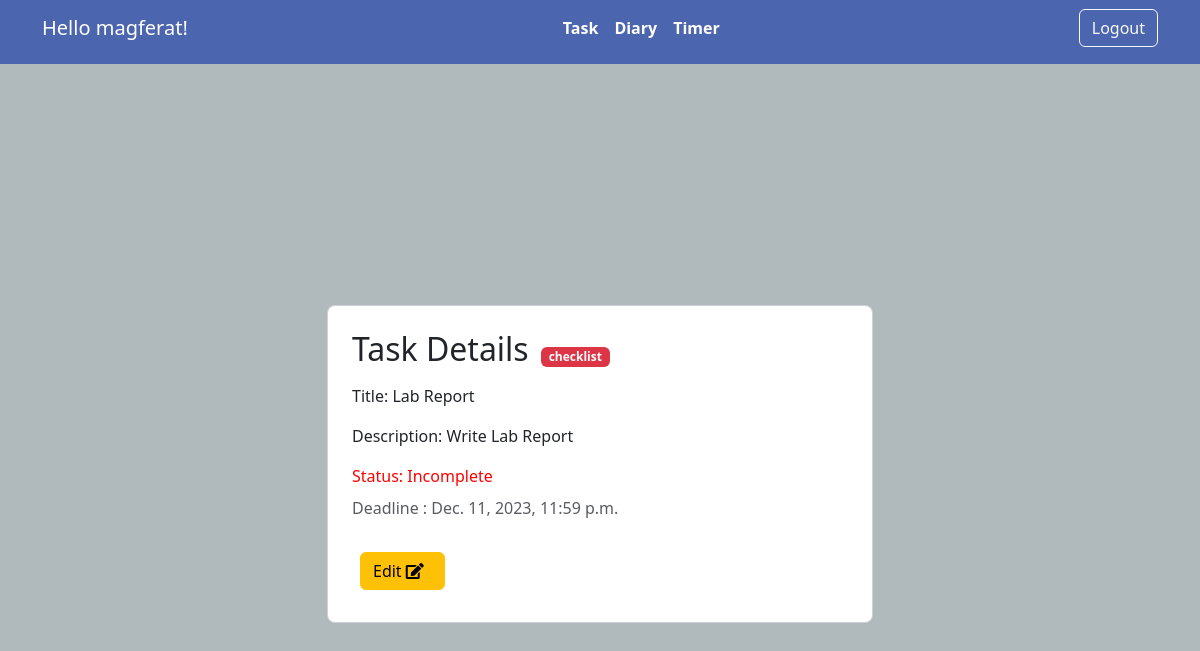
Page /task/33/ (signed in) on the committed database.
### base/models.py (models this page shows, shortened)
class MyTask(models.Model):
    userID = models.ForeignKey(User, on_delete=models.CASCADE)
    title = models.CharField(max_length=200)
    discription = models.TextField(null=True, blank=True)
    deadline = models.DateTimeField(null= True, blank= True)
    status = models.BooleanField(default=False)

### base/views.py (the view)
# urls.py: path('task/<int:pk>/', Task_Detail.as_view(), name='task'),
class Task_Detail(LoginRequiredMixin,DetailView):
      model = MyTask
      context_object_name = 'task'

### base/templates/base/mytask_detail.html (shortened to what this page needs)
<!DOCTYPE html>
<html lang="en">
<head>
    <link href="https://cdn.jsdelivr.net/npm/bootstrap@5.3.0/dist/css/bootstrap.min.css" rel="stylesheet">
    <link href="https://cdnjs.cloudflare.com/ajax/libs/font-awesome/5.15.4/css/all.min.css" rel="stylesheet">
</head>
<body>
    {% include 'base/navbar.html' %}
    <section class="vh-100" style="background-color: #b0babd;">
        <div class="container py-5 h-100">
            <div class="row d-flex justify-content-center align-items-center h-100">
                <div class="col col-lg-8 col-xl-6">
                    <div class="card rounded-3">
                        <div class="card-body p-4">
                            <p class="mb-2"><span class="h2 me-2">Task Details</span> <span
                                    class="badge bg-danger">checklist</span></p>
                            <ul class="list-group rounded-0">
                                <li class="list-group-item border-0 d-flex align-items-center ps-0">
                                    Title: {{ task.title }}
                                </li>
                                <li class="list-group-item border-0 d-flex align-items-center ps-0">
                                    Description: {{task.discription}}
                                </li>
                                {% if task.status %}
                                <li class="list-group-item border-0 d-flex align-items-center ps-0"
                                    style="color: green;">
                                    Status: Complete
                                </li>
                                {% else %}
                                <li class="list-group-item border-0 d-flex align-items-center ps-0" style="color: red;">
                                    Status: Incomplete
                                </li>
                                {% endif %}
                            </ul>
                            <li class="list-group-item border-0 d-flex align-items-center ps-0">
                                <p class="text-muted pb-2">Deadline : {{ task.deadline }}</p>
                            </li>
                            <li class="list-group-item border-0 d-flex align-items-center">
                                <a class="btn btn-warning custom-button m-2" href="{% url 'task-edit' task.id %}">
                                    Edit <i class="fas fa-edit me-2"></i></a>
                            </li>
                        </div>
                    </div>
                </div>
            </div>
        </div>
    </section>
</body>
</html>

### base/templates/base/navbar.html (shortened to what this page needs)
<!DOCTYPE html>
<html lang="en">
<head>
    <link href="https://cdn.jsdelivr.net/npm/bootstrap@5.3.0/dist/css/bootstrap.min.css" rel="stylesheet">
</head>
<body>
    <nav class="navbar navbar-expand-lg pb-3" style="background-color: #4c65af;">
        <div class="container">
            {% if request.user.is_authenticated %}
            <a class="navbar-brand" href="#" style="color: white;">Hello {{ request.user }}!</a>
            <div class="collapse navbar-collapse justify-content-center" id="navbarNav">
                <ul class="navbar-nav">
                    <li class="nav-item">
                        <a class="nav-link nav-custom-link" href="{% url 'allTask' %}">Task</a>
                    </li>
                    <li class="nav-item">
                        <a class="nav-link nav-custom-link" href="{% url 'create_note' %}">Diary</a>
                    </li>
                    <li class="nav-item">
                        <a class="nav-link nav-custom-link" href="{% url 'timer' %}">Timer</a>
                    </li>
                </ul>
            </div>
            <div class="navbar-nav ms-auto">
                <form id="logoutForm" action="{% url 'logout' %}" method="post">
                    <button class="btn btn-outline-light" type="submit">Logout</button>
                </form>
            </div>
            {% else %}
            <ul class="navbar-nav">
                <li class="nav-item">
                    <a class="nav-link" href="{% url 'login' %}" style="color: white;">Login</a>
                </li>
            </ul>
            {% endif %}
        </div>
    </nav>
</body>
</html>

### base/templates/base/mytask_detail.html (style rules this page uses)
.custom-button { background-color: #8fafc2; border-color: #8fafc2; margin: px; }

### base/templates/base/navbar.html (style rules this page uses)
.nav-custom-link { color: #ffffff !important; font-weight: bold; }

### rows in the picture
MyTask: title "Lab Report", discription "Write Lab Report", deadline "Dec. 11, 2023, 11:59 p.m."

### other values in the picture
{{ request.user }} "magferat"
